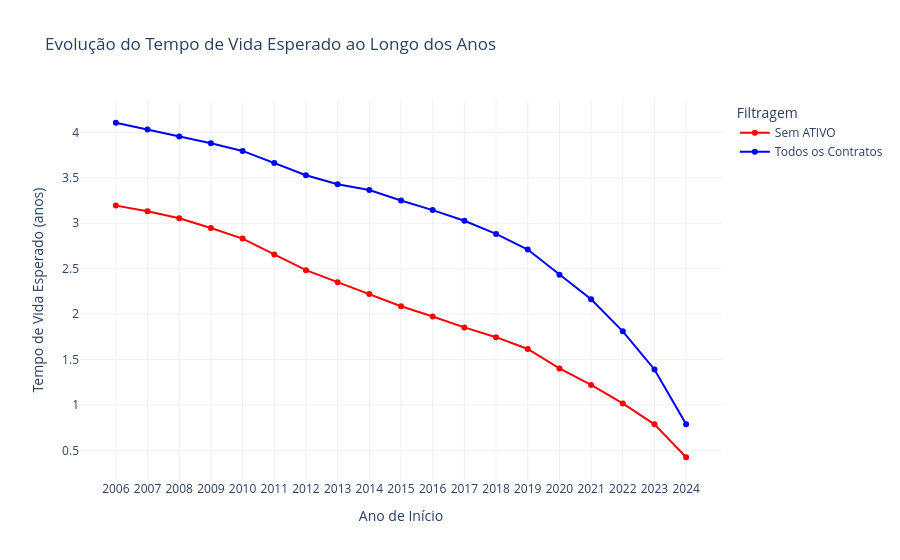

The cell this chart's notebook holds for it:
### Code cell
analisar_sobrevivencia_kaplan_todos(tabela_nova_df)

### Figure 1 — Plotly figure (JSON) as saved in the notebook; plotly's stock layout.template omitted (floating-point values rounded to 4 significant figures)
{"data": [{"line": {"color": "red"}, "mode": "lines+markers", "name": "Sem ATIVO", "type": "scatter", "x": ["2006", "2007", "2008", "2009", "2010", "2011", "2012", "2013", "2014", "2015", "2016", "2017", "2018", "2019", "2020", "2021", "2022", "2023", "2024"], "y": [3.194, 3.131, 3.055, 2.948, 2.831, 2.655, 2.483, 2.351, 2.222, 2.087, 1.974, 1.853, 1.746, 1.616, 1.402, 1.221, 1.016, 0.7867, 0.424]}, {"line": {"color": "blue"}, "mode": "lines+markers", "name": "Todos os Contratos", "type": "scatter", "x": ["2006", "2007", "2008", "2009", "2010", "2011", "2012", "2013", "2014", "2015", "2016", "2017", "2018", "2019", "2020", "2021", "2022", "2023", "2024"], "y": [4.107, 4.032, 3.956, 3.882, 3.796, 3.663, 3.529, 3.43, 3.366, 3.25, 3.145, 3.027, 2.883, 2.711, 2.433, 2.163, 1.811, 1.391, 0.7882]}], "layout": {"legend": {"title": {"text": "Filtragem"}}, "title": {"text": "Evolução do Tempo de Vida Esperado ao Longo dos Anos"}, "xaxis": {"title": {"text": "Ano de Início"}}, "yaxis": {"title": {"text": "Tempo de Vida Esperado (anos)"}}}}
